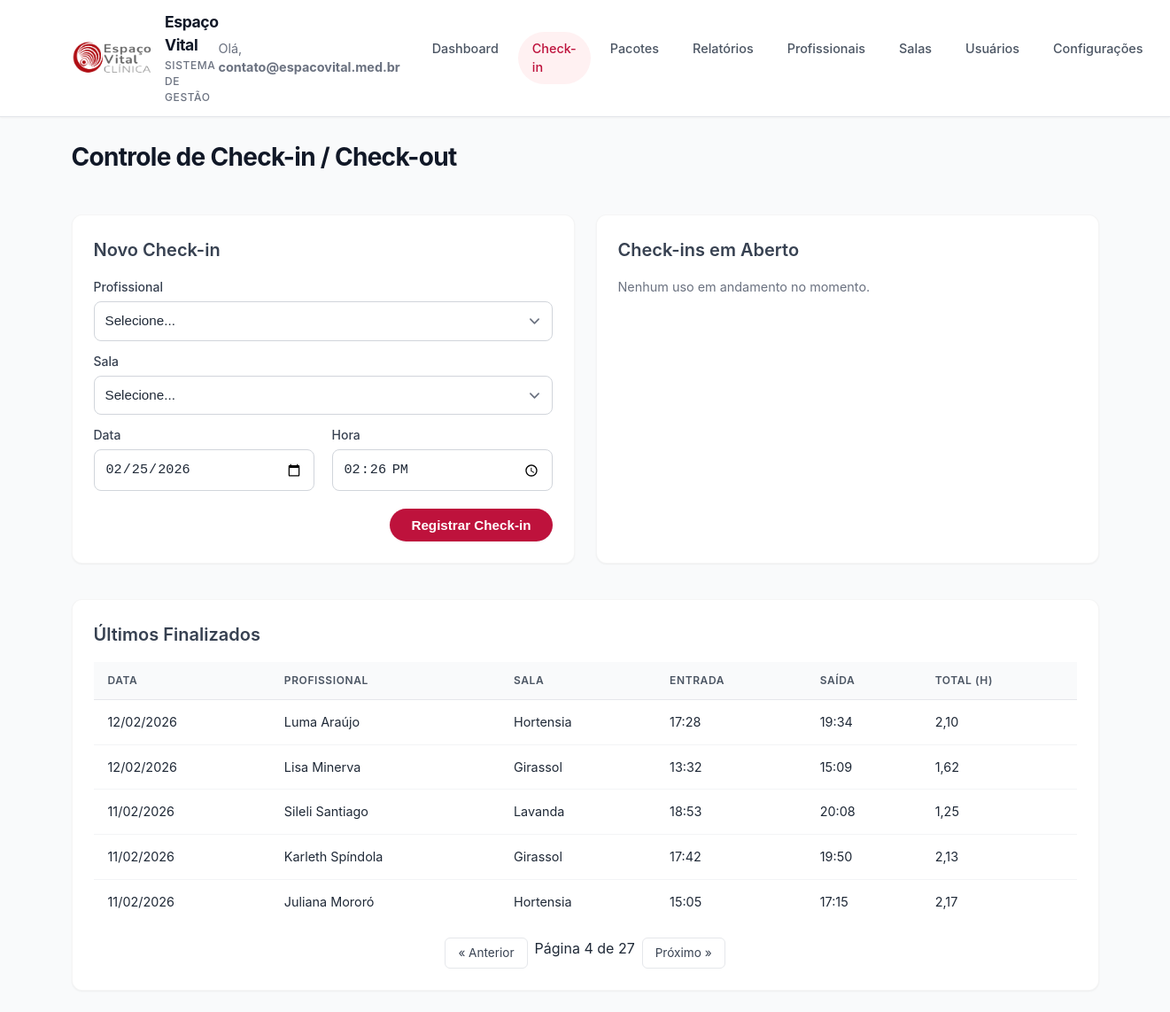
/index.php?route=checkin&page=4 (signed in), run on the app's committed database.
### tables this page shows
CREATE TABLE "registros" (
            id INTEGER PRIMARY KEY AUTOINCREMENT,
            profissional_id INTEGER,
            sala_id INTEGER,
            data TEXT,
            hora_checkin TEXT,
            hora_checkout TEXT,
            total_horas REAL,
            FOREIGN KEY(profissional_id) REFERENCES profissionais(id),
            FOREIGN KEY(sala_id) REFERENCES salas(id)
        );

CREATE TABLE profissionais (
    id INTEGER PRIMARY KEY AUTOINCREMENT,
    nome TEXT NOT NULL UNIQUE,
    ativo INTEGER NOT NULL DEFAULT 1
);

CREATE TABLE salas (
    id INTEGER PRIMARY KEY AUTOINCREMENT,
    nome TEXT NOT NULL UNIQUE,
    ativo INTEGER NOT NULL DEFAULT 1
);

### src/Controllers/CheckinController.php (called while the page is built, shortened)
<?php
class CheckinController extends Controller
{
    public function index()
    {
        $mensagemSistema = '';
        $mensagemWhatsApp = '';
        $erro = '';
        $finalizadosPage = max(1, (int) ($_GET['page'] ?? 1));
        $porPagina = 5;
        $offset = ($finalizadosPage - 1) * $porPagina;
        $data = [
            'profissionais' => Professional::all(),
            'salas' => Room::all(),
            'abertos' => Registry::getOpen(),
            'finalizados' => Registry::getFinished($porPagina, $offset),
            'totalPaginas' => ceil(Registry::countFinished() / $porPagina),
            'paginaAtual' => $finalizadosPage,
            'mensagemSistema' => $mensagemSistema,
            'mensagemWhatsApp' => $mensagemWhatsApp,
            'erro' => $erro
        ];
        $this->view('checkin/index', $data);
    }
}

### config/autoloader.php (called while the page is built, shortened)
<?php
spl_autoload_register(function ($class) {
    $prefix = 'Clinica\\';
    $base_dir = __DIR__ . '/../src/';
    $len = strlen($prefix);
    $relative_class = substr($class, $len);
    $file = $base_dir . str_replace('\\', '/', $relative_class) . '.php';
});

### src/Models/Registry.php (called while the page is built, shortened)
<?php
class Registry
{
    public static function getFinished($limit, $offset)
    {
        $pdo = Database::getInstance()->getConnection();
        $stmt = $pdo->prepare("
            SELECT r.*, p.nome as profissional, s.nome as sala
            FROM registros r
            LEFT JOIN profissionais p ON r.profissional_id = p.id
            LEFT JOIN salas s ON r.sala_id = s.id
            WHERE r.hora_checkout IS NOT NULL
            ORDER BY r.data DESC, r.hora_checkin DESC
            LIMIT :limite OFFSET :offset
        ");
        $stmt->bindValue(':limite', $limit, PDO::PARAM_INT);
        $stmt->bindValue(':offset', $offset, PDO::PARAM_INT);
        $stmt->execute();
        return $stmt->fetchAll();
    }
}

### src/Helpers/DateHelper.php (called while the page is built, shortened)
<?php
class DateHelper
{
    public static function formatBr($date)
    {
        $d = DateTime::createFromFormat('Y-m-d', $date);
        return $d ? $d->format('d/m/Y') : $date;
    }
}

### src/Views/checkin/index.php (the view, shortened to what this page needs)
<!DOCTYPE html>
<html lang="pt-br">
<head>
    <link rel="stylesheet" href="style.css">
</head>
<body>
    <?php include __DIR__ . '/../layouts/header.php'; ?>
    <main class="container">
        <div class="topbar">
            <h1>Controle de Check-in / Check-out</h1>
        </div>
        <div class="grid-2">
            <div class="card">
                <h2>Novo Check-in</h2>
                <form method="post" action="index.php?route=checkin">
                    <div class="flex-col" style="margin-bottom:12px;">
                        <label for="profissional_id">Profissional</label>
                        <select id="profissional_id" name="profissional_id" required>
                            <option value="">Selecione...</option>
                        </select>
                    </div>
                    <div class="flex-col" style="margin-bottom:12px;">
                        <label for="sala_id">Sala</label>
                        <select id="sala_id" name="sala_id" required>
                            <option value="">Selecione...</option>
                        </select>
                    </div>
                    <div class="flex-row">
                        <div class="flex-col">
                            <label for="data">Data</label>
                            <input type="date" id="data" name="data" value="<?= date('Y-m-d') ?>">
                        </div>
                        <div class="flex-col">
                            <label for="hora_checkin">Hora</label>
                            <input type="time" id="hora_checkin" name="hora_checkin" value="<?= date('H:i') ?>">
                        </div>
                    </div>
                    <div style="margin-top:20px; text-align:right;">
                        <button type="submit" class="btn-primary">Registrar Check-in</button>
                    </div>
                </form>
            </div>
            <div class="card">
                <h2>Check-ins em Aberto</h2>
                <?php if (empty($abertos)): ?>
                    <p class="info">Nenhum uso em andamento no momento.</p>
                <?php endif; ?>
            </div>
        </div>
        <div class="card" style="margin-top:16px;">
            <h2>Últimos Finalizados</h2>
            <?php if (empty($finalizados)): ?>
                <p class="info">Nenhum registro finalizado.</p>
            <?php else: ?>
                <div style="overflow-x:auto;">
                    <table>
                        <thead>
                            <tr>
                                <th>Data</th>
                                <th>Profissional</th>
                                <th>Sala</th>
                                <th>Entrada</th>
                                <th>Saída</th>
                                <th>Total (h)</th>
                            </tr>
                        </thead>
                        <tbody>
                            <?php foreach ($finalizados as $r): ?>
                                <tr>
                                    <td><?= \Clinica\Helpers\DateHelper::formatBr($r['data']) ?></td>
                                    <td><?= htmlspecialchars($r['profissional']) ?></td>
                                    <td><?= htmlspecialchars($r['sala']) ?></td>
                                    <td><?= htmlspecialchars($r['hora_checkin']) ?></td>
                                    <td><?= htmlspecialchars($r['hora_checkout']) ?></td>
                                    <td>
                                        <?= $r['total_horas'] !== null
                                            ? number_format((float) $r['total_horas'], 2, ',', '')
                                            : '-' ?>
                                    </td>
                                </tr>
                            <?php endforeach; ?>
                        </tbody>
                    </table>
                </div>
                <?php if ($totalPaginas > 1): ?>
                    <div class="pagination">
                        <?php if ($paginaAtual > 1): ?>
                            <a href="index.php?route=checkin&page=<?= $paginaAtual - 1 ?>">&laquo; Anterior</a>
                        <?php endif; ?>
                        <span>Página <?= $paginaAtual ?> de <?= $totalPaginas ?></span>
                        <?php if ($paginaAtual < $totalPaginas): ?>
                            <a href="index.php?route=checkin&page=<?= $paginaAtual + 1 ?>">Próximo &raquo;</a>
                        <?php endif; ?>
                    </div>
                <?php endif; ?>
            <?php endif; ?>
        </div>
    </main>
</body>
</html>

### style.css (style rules this page uses)
:root { --primary-color: #be123c; --primary-hover: #9f1239; --secondary-bg: #f3f4f6; --text-main: #1f2937; --text-muted: #6b7280; --card-bg: #ffffff; --border-color: #e5e7eb; --radius-md: 12px; --radius-full: 999px; --shadow-sm: 0 1px 2px 0 rgba(0, 0, 0, 0.05); --shadow-md: 0 4px 6px -1px rgba(0, 0, 0, 0.1), 0 2px 4px -1px rgba(0, 0, 0, 0.06); --font-base: 'Inter', system-ui, -apple-system, sans-serif; }
*, *::before, *::after { box-sizing: border-box; }
body { margin: 0; padding: 0; font-family: var(--font-base); background-color: #f9fafb; color: var(--text-main); line-height: 1.5; -webkit-font-smoothing: antialiased; }
a { color: var(--primary-color); text-decoration: none; transition: color 0.2s; }
.container { max-width: 1200px; margin: 24px auto; padding: 0 20px; }
.card { background: var(--card-bg); border-radius: var(--radius-md); padding: 24px; border: 1px solid rgba(0,0,0,0.04); box-shadow: var(--shadow-sm); margin-bottom: 24px; transition: transform 0.2s ease, box-shadow 0.2s ease; }
h1 { font-size: 1.75rem; font-weight: 700; color: #111827; margin: 0 0 24px 0; letter-spacing: -0.025em; }
h2 { font-size: 1.25rem; font-weight: 600; margin: 0 0 16px 0; color: #374151; }
p.info { color: var(--text-muted); font-size: 0.9rem; margin-top: 0; }
label { display: block; font-size: 0.875rem; font-weight: 500; color: #374151; margin-bottom: 6px; }
input, select, textarea { display: block; width: 100%; padding: 10px 12px; font-size: 0.95rem; line-height: 1.5; color: #1f2937; background-color: #fff; border: 1px solid #d1d5db; border-radius: 8px; transition: border-color 0.15s ease, box-shadow 0.15s ease; appearance: none; }
select { background-position: right 0.5rem center; background-repeat: no-repeat; background-size: 1.5em 1.5em; padding-right: 2.5rem; }
.btn-primary { display: inline-flex; justify-content: center; align-items: center; padding: 10px 24px; border-radius: var(--radius-full); border: none; background-color: var(--primary-color); color: white; font-weight: 600; font-size: 0.95rem; cursor: pointer; box-shadow: 0 1px 2px 0 rgba(0, 0, 0, 0.05); transition: all 0.2s; }
table { width: 100%; border-collapse: separate; border-spacing: 0; font-size: 0.9rem; }
th { background-color: #f9fafb; color: #4b5563; font-weight: 600; text-transform: uppercase; font-size: 0.75rem; letter-spacing: 0.05em; padding: 12px 16px; border-bottom: 1px solid #e5e7eb; text-align: left; }
td { padding: 14px 16px; border-bottom: 1px solid #f3f4f6; color: #1f2937; }
tr:last-child td { border-bottom: none; }
.flex-row { display: flex; gap: 20px; flex-wrap: wrap; }
.flex-col { flex: 1; min-width: 200px; }
.grid-2 { display: grid; grid-template-columns: 1fr 1fr; gap: 24px; }
.pagination { display: flex; justify-content: center; gap: 8px; margin-top: 16px; }
.pagination a { padding: 6px 14px; background: white; border: 1px solid #e5e7eb; border-radius: 6px; color: #374151; font-size: 0.85rem; }
.topbar { display: flex; justify-content: space-between; align-items: center; margin-bottom: 20px; }

### data on the page
registros: data "12/02/2026", profissional.nome "Luma Araújo", sala.nome "Hortensia", hora_checkin "17:28", hora_checkout "19:34", total_horas "2,10"
registros: data "12/02/2026", profissional.nome "Lisa Minerva", sala.nome "Girassol", hora_checkin "13:32", hora_checkout "15:09", total_horas "1,62"
registros: data "11/02/2026", profissional.nome "Sileli Santiago", sala.nome "Lavanda", hora_checkin "18:53", hora_checkout "20:08", total_horas "1,25"
registros: data "11/02/2026", profissional.nome "Karleth Spíndola", sala.nome "Girassol", hora_checkin "17:42", hora_checkout "19:50", total_horas "2,13"
registros: data "11/02/2026", profissional.nome "Juliana Mororó", sala.nome "Hortensia", hora_checkin "15:05", hora_checkout "17:15", total_horas "2,17"

### other printed values
$userEmail "contato@espacovital.med.br"
$paginaAtual "4"
$totalPaginas "27"
